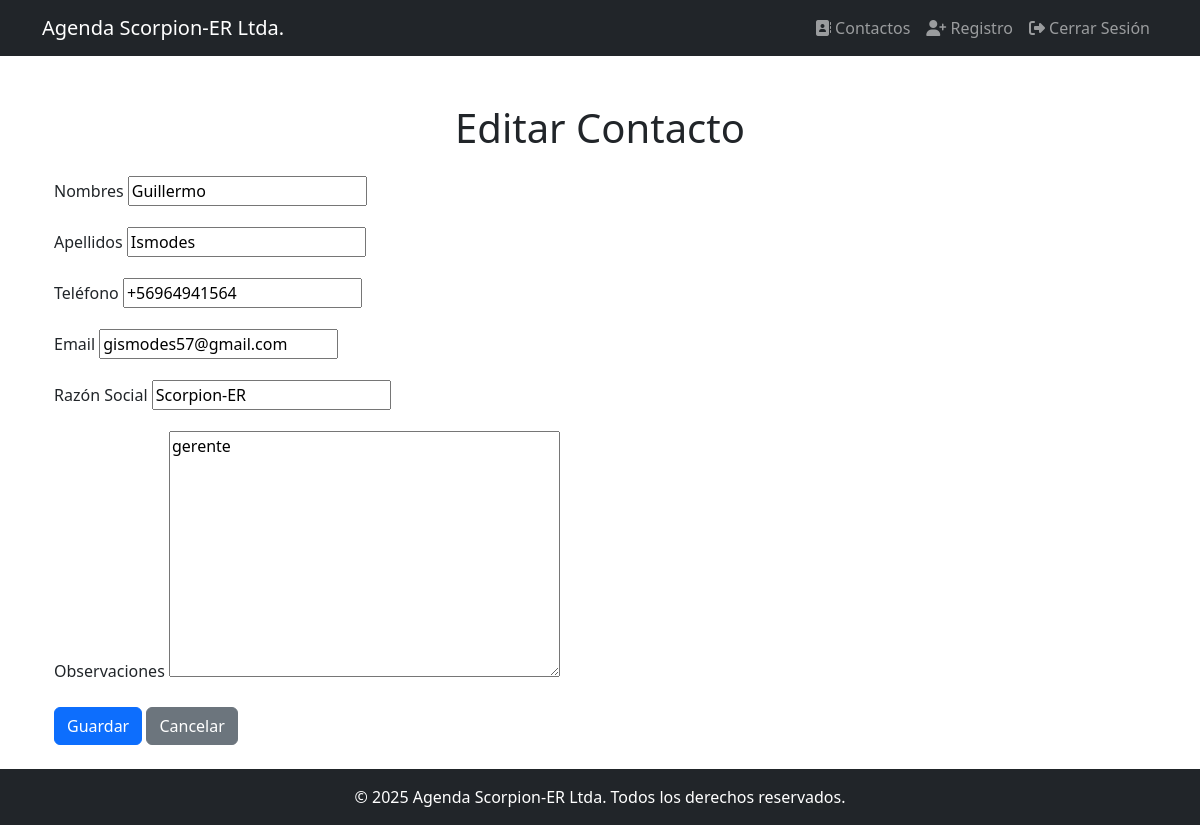
/contacts/1/edit/ (signed in), run on the app's committed database.
### agenda/models.py (models this page shows, shortened)
class Contact(models.Model):
    nombres = models.CharField(max_length=100)
    apellidos = models.CharField(max_length=100)
    telefono = models.CharField(max_length=15, unique=True) #Teléfono único
    email = models.EmailField(unique=True) # Email único
    razon_social = models.CharField(max_length=100)
    observaciones = models.TextField(blank=True, default="")
    fecha_registro = models.DateTimeField(default=timezone.now)
    creado_por = models.ForeignKey(User, on_delete=models.SET_NULL, null=True, related_name='contactos_creados')
    modificado_por = models.ForeignKey(User, on_delete=models.SET_NULL, null=True, related_name='contactos_modificados')

### agenda/views.py (the view)
# urls.py: path('<int:pk>/edit/', views.contact_update, name='contact_update'),
@login_required
def contact_update(request, pk):
    contact = get_object_or_404(Contact, pk=pk)
    if request.method == 'POST':
        form = ContactForm(request.POST, instance=contact)
        if form.is_valid():
            contact = form.save(commit=False)
            contact.modificado_por = request.user  # Asigna el usuario actual
            contact.save()
            return redirect('contact_list')
    else:
        form = ContactForm(instance=contact)
    return render(request, 'agenda/contact_form.html', {'form': form})

### agenda/forms.py
class ContactForm(forms.ModelForm):
    class Meta:
        model = Contact
        fields = ['nombres', 'apellidos', 'telefono', 'email', 'razon_social', 'observaciones']

### agenda/templates/agenda/contact_form.html (shortened to what this page needs)
{% extends 'base.html' %}
{% block content %}
<div class="container mt-5">
    <h1 class="text-center mb-4">{% if form.instance.pk %}Editar{% else %}Crear{% endif %} Contacto</h1>
    <form method="post" class="needs-validation" novalidate>
        <div class="mb-3">
            <label for="id_nombres" class="form-label">Nombres</label>
            {{ form.nombres }}
        </div>
        <div class="mb-3">
            <label for="id_apellidos" class="form-label">Apellidos</label>
            {{ form.apellidos }}
        </div>
        <div class="mb-3">
            <label for="id_telefono" class="form-label">Teléfono</label>
            {{ form.telefono }}
        </div>
        <div class="mb-3">
            <label for="id_email" class="form-label">Email</label>
            {{ form.email }}
        </div>
        <div class="mb-3">
            <label for="id_razon_social" class="form-label">Razón Social</label>
            {{ form.razon_social }}
        </div>
        <div class="mb-3">
            <label for="id_observaciones" class="form-label">Observaciones</label>
            {{ form.observaciones }}
        </div>
        <button type="submit" class="btn btn-primary">Guardar</button>
        <a href="{% url 'contact_list' %}" class="btn btn-secondary">Cancelar</a>
    </form>
</div>
{% endblock %}

### data on the page
Contact: nombres "Guillermo", apellidos "Ismodes", telefono "+56964941564", email "gismodes57@gmail.com", razon_social "Scorpion-ER", observaciones "gerente"
